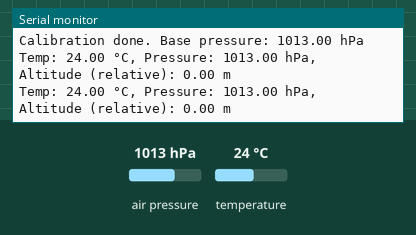
This sketch was run on a simulated ESP32. On the bench: the last lines printed to the serial monitor. The inputs (shaded band) are chosen by the test bench; at power-on: air pressure 1013 hPa, temperature 24 °C.

Above: at 1.2 s.
1.3 s: air pressure set to 952 hPa
At 2.6 s:
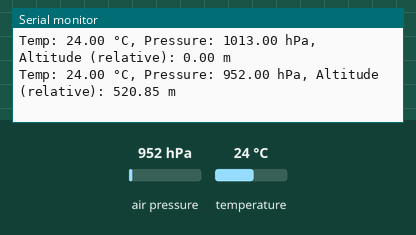
2.8 s: temperature set to 12 °C
At 3.8 s:
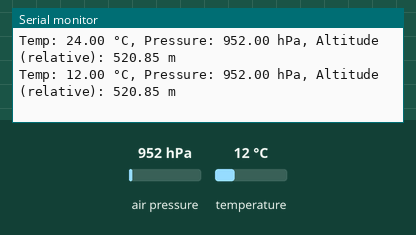
4.3 s: air pressure set to 975 hPa
At 5.8 s:
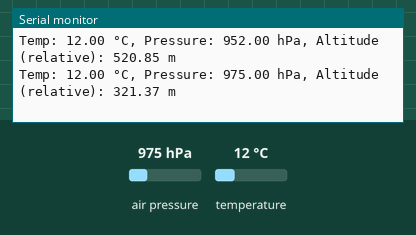
Timing chart, 0 to 7.3 s (numbered marks = the images above; inputs shaded):
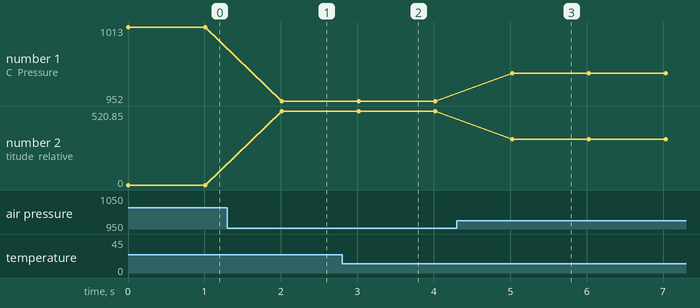

The sketch:

bmp_test.ino
```cpp
//working, calculate relative altitude.
//temp readinigs are much better

#include <Wire.h>
#include <Adafruit_Sensor.h>
#include <Adafruit_BMP280.h>

#define SDA_PIN 21
#define SCL_PIN 22

Adafruit_BMP280 bmp;

float seaLevelPressure; // calibrated pressure at start

void setup() {
  Serial.begin(115200);
  Wire.begin(SDA_PIN, SCL_PIN);

  if (!bmp.begin(0x76)) { // try 0x77 if 0x76 doesn't work
    Serial.println("Could not find BMP280 sensor!");
    while (1);
  }

  // Calibrate sea-level pressure at startup
  seaLevelPressure = bmp.readPressure() / 100.0F; // in hPa
  Serial.print("Calibration done. Base pressure: ");
  Serial.print(seaLevelPressure);
  Serial.println(" hPa");
}

void loop() {
  float temperature = bmp.readTemperature();        // °C
  float pressure = bmp.readPressure() / 100.0F;     // hPa
  float altitude = bmp.readAltitude(seaLevelPressure); // relative altitude

  Serial.print("Temp: ");
  Serial.print(temperature);
  Serial.print(" °C, Pressure: ");
  Serial.print(pressure);
  Serial.print(" hPa, Altitude (relative): ");
  Serial.print(altitude);
  Serial.println(" m");

  delay(1000);
}
```

Measured:
- after the input at 1.3 s, the serial monitor: prints a new line after 0.71 s (image 1)
- after the input at 2.8 s, the serial monitor: prints a new line after 0.22 s (image 2)
- after the input at 4.3 s, the serial monitor: prints a new line after 0.72 s (image 3)
- plotted number 1: 1013 → 952 after the input at 1.3 s, 952 → 975 after the input at 4.3 s
- plotted number 2: 0 → 520.85 after the input at 1.3 s, 520.85 → 321.37 after the input at 4.3 s
